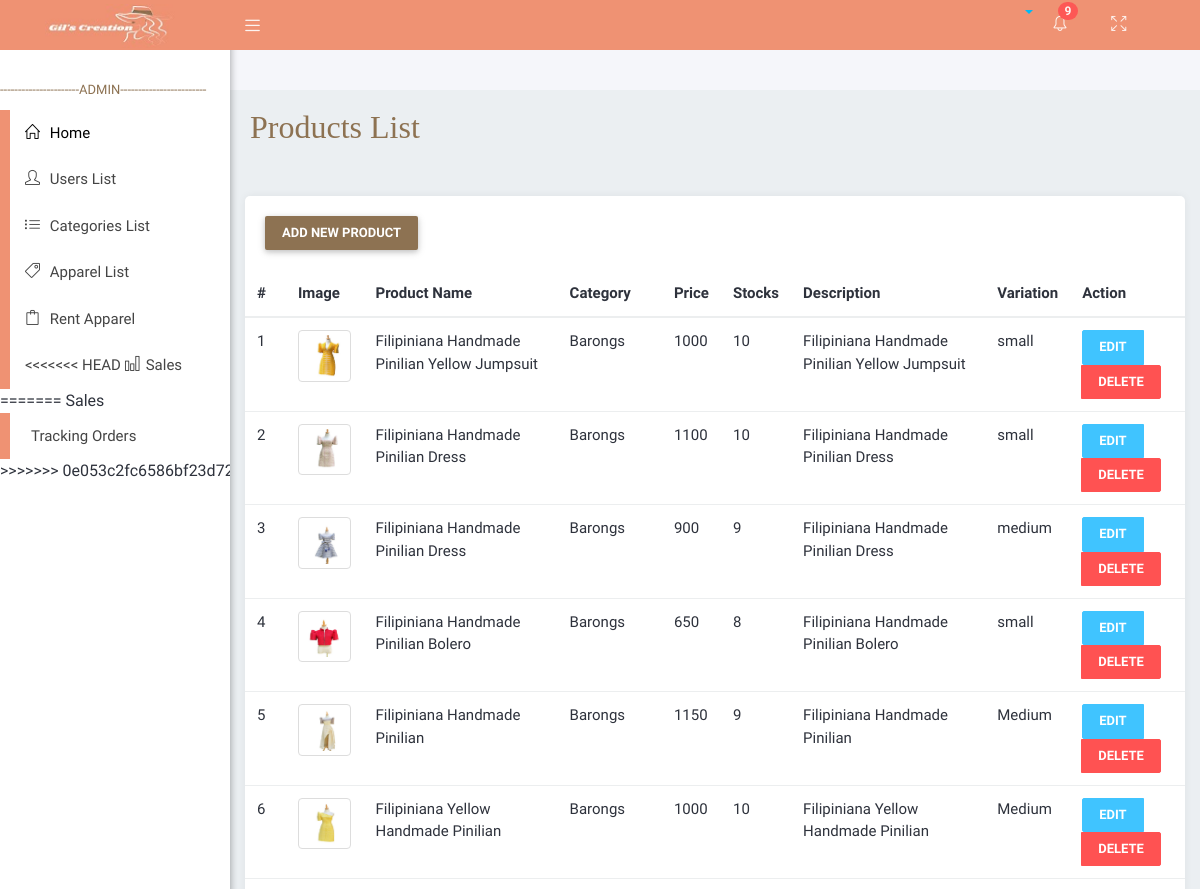
Page /adminViews/productslist.php (upper part) on the earlier database version.
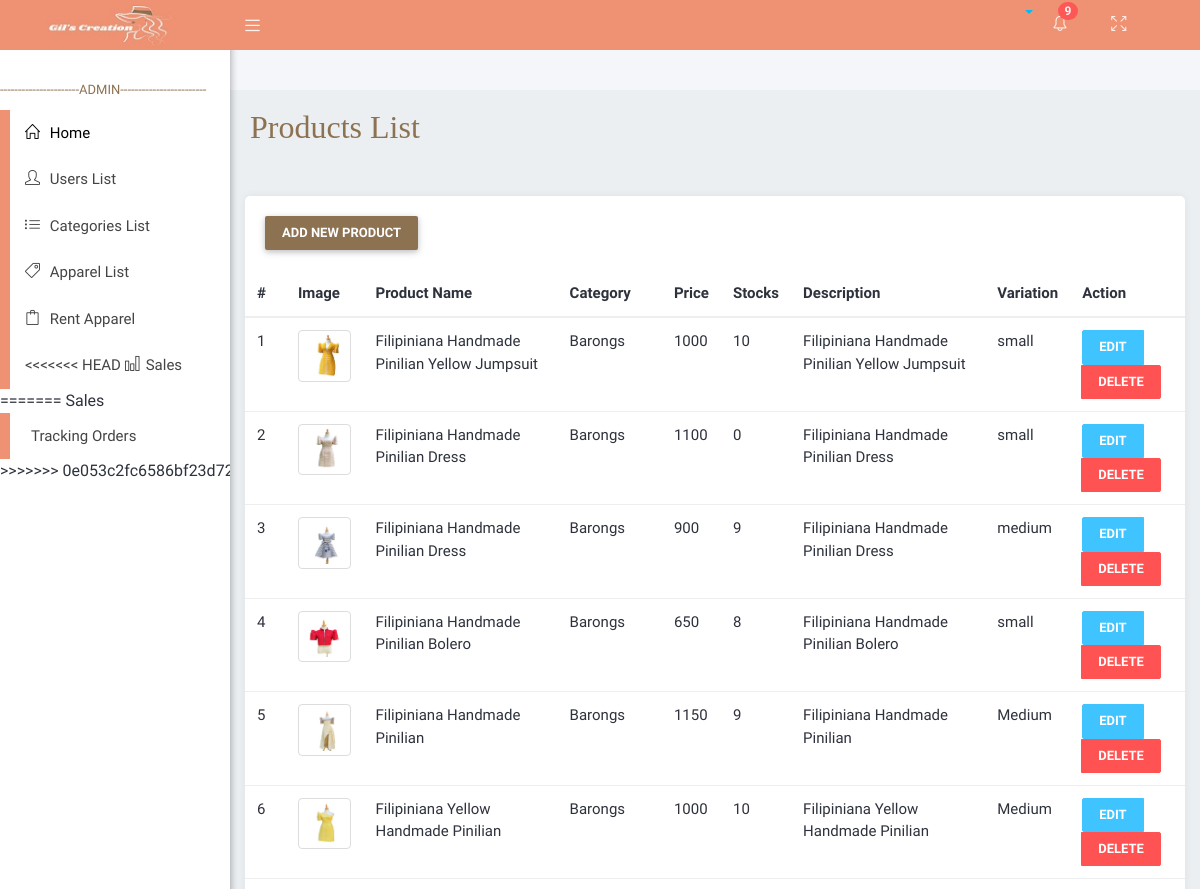
Same page on the later database version.
### tables this page shows
CREATE TABLE `products` (
  `product_id` int(11) NOT NULL,
  `image` varchar(50) NOT NULL,
  `name` varchar(255) NOT NULL,
  `price` int(11) NOT NULL,
  `variation` varchar(255) NOT NULL,
  `stocks` int(11) NOT NULL,
  `category_id` int(11) NOT NULL,
  `description` varchar(255) NOT NULL
);

CREATE TABLE `categories` (
  `category_id` int(11) NOT NULL,
  `cat_name` varchar(255) NOT NULL
);

### APIFUNCTION/DBCRUD.php (called while the page is built, shortened)
<?php
    class DBCRUD{
        private $servername='localhost';
        private $username='root';
        private $password='';
        private $dbname='brms';
        private $mysqli='';
        public function __construct(){
            $this->mysqli = new mysqli($this->servername,$this->username,$this->password,$this->dbname);
        }
        public function selectleftjoin($table,$table1,$attributename,$attributename1,$where = null){
            if ($where != null) {
                $sql = "SELECT * FROM $table LEFT JOIN $table1 ON $table1.$attributename=$table.$attributename1 WHERE $where";
            }else{
                $sql = "SELECT * FROM $table LEFT JOIN $table1 ON $table1.$attributename1=$table.$attributename";
            }
            $this->sql = $result = $this->mysqli->query($sql);
        }
    }
?>

### adminViews/productslist.php (the view, shortened to what this page needs)
<?php include('layouts/head.php'); ?>
   <div class="wrapper">
      <?php include('layouts/navbar.php'); ?>
      <?php include('layouts/sidebar.php'); ?>
    <div class="content-wrapper">
         <div class="container-fluid">
            <div class="row">
               <div class="main-header">
               <h2  style=" font-family:poppins; color:#8d7252; ">Products List</h2><br>
               </div>
            </div>
        <div class="card">
        <div class="card-header">
            <button type="button" class="btn btn" style="background-color:#8d7252; color:white;" data-toggle="modal" data-target="#productsModal">
            Add New Product
            </button>
        </div>
        <div class="card-body">
        <table class="table">
                <thead class="thead-light">
                    <tr>
                    <th scope="col">#</th>
                    <th scope="col">Image</th>
                    <th scope="col">Product Name</th>
                    <th scope="col">Category</th>
                    <th scope="col">Price</th>
                    <th scope="col">Stocks</th>
                    <th scope="col">Description</th>
                    <th scope="col">Variation</th>
                    <th scope="col">Action</th>
                    </tr>
                </thead>
                <tbody>
                <?php
                    include('../APIFUNCTION/DBCRUD.php');
                    $newDBCRUD = new DBCRUD();
                    $newDBCRUD->selectleftjoin("products","categories","category_id","category_id");
                    $productsLists = $newDBCRUD->sql;
                    $index = 1;
                    while ($data = mysqli_fetch_assoc($productsLists)){
                ?>
                    <tr>
                    <td><?php echo $index; ?></td>
                    <td><img style="width:100px;" src="./uploads/<?php echo $data["image"]; ?>" class="img-thumbnail"></td>
                    <td><?php echo $data["name"]; ?></td>
                    <td><?php echo $data["cat_name"]; ?></td>
                    <td><?php echo $data["price"]; ?></td>
                    <td><?php echo $data["stocks"]; ?></td>
                    <td><?php echo $data["description"]; ?></td>
                    <td><?php echo $data["variation"]; ?></td>
                    <td>
                        <div class="btn-group" role="group" aria-label="Basic example">
                            <button type="button" class="btn btn-info" onclick="showform(<?php echo $data['product_id']; ?>);">Edit</button>
                            <button type="button" class="btn btn-danger" onclick="showformdelete(<?php echo $data['product_id']; ?>);">Delete</button>
                        </div>
                    </td>
                    </tr>
                    <?php $index++; }?>
                </tbody>
            </table>
        </div>
        </div>
        </div>
    </div>
<?php include('layouts/footer.php');?>

Differences in the rows shown:
changed products (number 2 of 6 on the later page): stocks "10" → "0"
